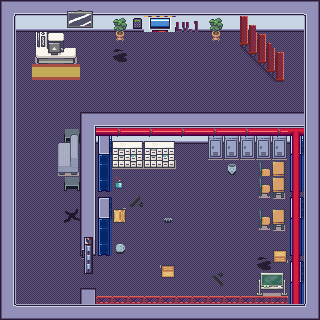

This is a level from a 2D game, rendered from its Tiled map with the project's own tilesets. A one-line summary and the map file follow, with tile-layer data summarised:
An orthogonal 20x20 tile map with 16x16 px tiles, 4 tile layers (Floor, Walls, Furnitures, Extra Stuff), 1 hidden layer not drawn, 9 tilesets and 9 objects.

<map version="1.10" tiledversion="1.11.2" orientation="orthogonal" renderorder="right-down" width="20" height="20" tilewidth="16" tileheight="16" infinite="0" nextlayerid="10" nextobjectid="24">
 <tileset firstgid="1" name="tilesWalls" tilewidth="16" tileheight="16" tilecount="192" columns="12">
  <image source="../tiles/tilesWalls.png" width="192" height="256" />
 </tileset>
 <tileset firstgid="193" name="tilesFloor" tilewidth="16" tileheight="16" tilecount="198" columns="11">
  <image source="../tiles/tilesFloor.png" width="176" height="288" />
 </tileset>
 <tileset firstgid="391" name="tilesStuff" tilewidth="16" tileheight="16" tilecount="592" columns="37">
  <image source="../tiles/tilesStuff.png" width="592" height="256" />
 </tileset>
 <tileset firstgid="983" name="extra tile 1" tilewidth="16" tileheight="16" tilecount="1" columns="1">
  <image source="../tiles/extra_tile_1.png" width="16" height="16" />
 </tileset>
 <tileset firstgid="984" name="extra tile 2" tilewidth="16" tileheight="16" tilecount="1" columns="1">
  <image source="../tiles/extra_tile_2.png" width="16" height="16" />
 </tileset>
 <tileset firstgid="985" name="extra tile 4" tilewidth="16" tileheight="16" tilecount="1" columns="1">
  <image source="../tiles/extra_tile_4.png" width="16" height="16" />
 </tileset>
 <tileset firstgid="986" name="Interiors_free_16x16" tilewidth="16" tileheight="16" tilecount="1424" columns="16">
  <image source="../tiles/16x16/Interiors_free_16x16.png" width="256" height="1424" />
 </tileset>
 <tileset firstgid="2410" name="spare_robot_parts" tilewidth="16" tileheight="16" tilecount="5" columns="5">
  <image source="../tiles/robot-lab_v1.0/spare_robot_parts.png" width="80" height="16" />
 </tileset>
 <tileset firstgid="2415" name="table" tilewidth="16" tileheight="16" tilecount="1" columns="1">
  <image source="../tiles/robot-lab_v1.0/table.png" width="16" height="16" />
 </tileset>
 <objectgroup id="8" name="collision" visible="0">
  <object id="17" x="112.75" y="141.25" width="62.25" height="26.375" />
  <object id="18" x="32.0909" y="63.8182" width="48" height="15.9091" />
  <object id="19" x="259.688" y="210.375" width="24.75" height="19.0625" />
  <object id="20" x="272.75" y="250.375" width="13.625" height="11.125" />
  <object id="21" x="260.125" y="273.375" width="24.875" height="21.125" />
  <object id="22" x="57.9375" y="143.75" width="6.0625" height="29" />
 </objectgroup>
 <objectgroup id="9" name="boss spawn point" visible="0">
  <object id="23" x="225" y="214.667">
   <point />
  </object>
 </objectgroup>
 <objectgroup id="7" name="starting position" visible="0">
  <object id="4" x="160.25" y="49.25" width="0.125" height="0.25" />
  <object id="16" x="159.5" y="46.625">
   <point />
  </object>
 </objectgroup>
 <layer id="6" name="Collisions" width="20" height="20" visible="0">
  <data>[400 cells, 138 non-empty, 1 distinct tile ids]</data>
 </layer>
 <layer id="2" name="Floor" width="20" height="20">
  <data>[400 cells, 400 non-empty, 3 distinct tile ids]</data>
 </layer>
 <layer id="1" name="Walls" width="20" height="20">
  <data>[400 cells, 130 non-empty, 8 distinct tile ids]</data>
 </layer>
 <layer id="4" name="Furnitures" width="20" height="20">
  <data>[400 cells, 78 non-empty, 40 distinct tile ids]</data>
 </layer>
 <layer id="3" name="Extra Stuff" width="20" height="20">
  <data>[400 cells, 69 non-empty, 35 distinct tile ids]</data>
 </layer>
</map>
